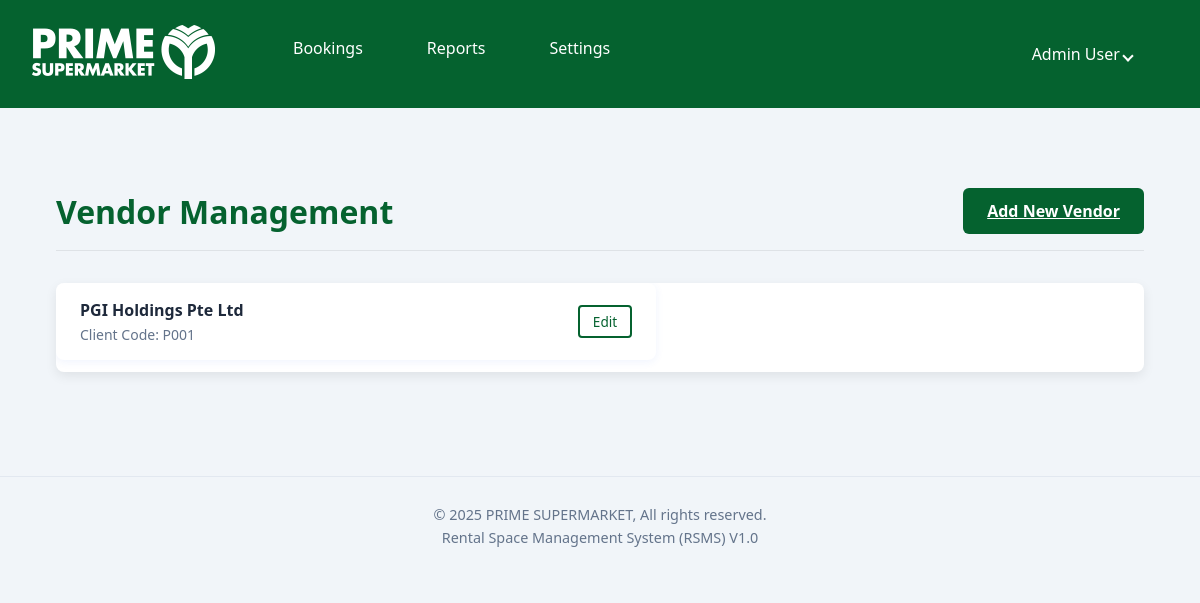
Screenshot of /settings/clients (signed in) with the database file from the repository.
### app.py (models this page shows, shortened)
class User(db.Model, UserMixin):
    id = db.Column(db.Integer, primary_key=True)
    full_name = db.Column(db.String(128), nullable=False)
    email = db.Column(db.String(128), unique=True, nullable=False)
    password_hash = db.Column(db.String(256), nullable=False)
    role = db.Column(db.String(20), nullable=False, default='user')
    locations = db.relationship(
        'Location', secondary=user_location_association, backref='users', lazy='subquery')

class Client(db.Model):
    id = db.Column(db.Integer, primary_key=True)
    name = db.Column(db.String(128), unique=True, nullable=False)
    code = db.Column(db.String(128), unique=True, nullable=False)
    bookings = db.relationship(
        'Booking', back_populates='client', lazy=True, cascade="all, delete-orphan")

### app.py (the view)
@app.route('/settings/clients')
@login_required
@admin_required
def list_clients():
    clients = Client.query.order_by(Client.name).all()
    return render_template('clients_list.html', clients=clients)

### app.py (called while the page is built)
@login_manager.user_loader
def load_user(user_id):
    return User.query.get(int(user_id))

def admin_required(f):
    @wraps(f)
    def decorated_function(*args, **kwargs):
        if not current_user.is_authenticated or current_user.role != 'admin':
            flash("You do not have permission to access this page.", "error")
            return redirect(url_for('dashboard'))
        return f(*args, **kwargs)
    return decorated_function

@app.before_request
def create_initial_admin():
    if not app.config.get('ADMIN_CREATED'):
        with app.app_context():
            if not User.query.filter_by(email='admin@example.com').first():
                print("Admin user not found. Creating one...")
                admin_user = User(
                    full_name='Admin User',
                    email='admin@example.com',
                    role='admin'
                )
                admin_user.set_password('changethispassword')
                all_locations = Location.query.all()
                admin_user.locations = all_locations
                db.session.add(admin_user)
                db.session.commit()
                print("Admin user created successfully.")
            else:
                print("Admin user already exists.")
        app.config['ADMIN_CREATED'] = True

### templates/clients_list.html (shortened to what this page needs)
{% extends "layout.html" %}
{% block content %}
<div class="management-container">
    <div class="header-with-action">
        <h1>Vendor Management</h1>
        <a href="{{ url_for('create_client') }}" class="button-primary">Add New Vendor</a>
    </div>
    <div class="management-card">
        <ul class="item-list">
            {% for client in clients %}
            <li class="item-list-row">
                <div class="item-details">
                    <span class="item-name">{{ client.name }}</span>
                    <span class="item-subtext">Client Code: {{ client.code }}</span>
                </div>
                <a href="{{ url_for('edit_client', client_id=client.id) }}"
                    class="button-secondary button-small">Edit</a>
            </li>
            {% else %}
            <li class="item-list-empty">
                <p>No vendor have been created yet.</p>
            </li>
            {% endfor %}
        </ul>
    </div>
</div>
{% endblock %}

### templates/layout.html (shortened to what this page needs)
<!doctype html>
<html lang="en">
<head>
    <link rel="stylesheet" href="{{ url_for('static', filename='style.css') }}">
</head>
<body>
    <nav class="navbar">
        <a href="{{ url_for('dashboard') }}" class="navbar-logo">
            <img src="{{ url_for('static', filename='images/logo.png') }}" alt="Your Company Logo">
        </a>
        <ul>
            {% if current_user.is_authenticated %}
            <li class="dropdown">
                <a href="javascript:void(0)" class="dropbtn">Bookings</a>
            </li>
            <li class="dropdown">
                <a href="javascript:void(0)" class="dropbtn">Reports</a>
            </li>
            {% endif %}
            {% if current_user.is_authenticated and current_user.role == 'admin' %}
            <li class="dropdown">
                <a href="javascript:void(0)" class="dropbtn">Settings</a>
            </li>
            {% endif %}
        </ul>
        {% if current_user.is_authenticated %}
        <div class="navbar-right">
            <div class="dropdown">
                <a href="javascript:void(0)" class="dropbtn user-menu">
                    {{ current_user.full_name }} <i class="arrow down"></i>
                </a>
            </div>
        </div>
        {% endif %}
    </nav>
    <main>
        {% block content %}{% endblock %}
    </main>
    <footer>
        <p>© 2025 PRIME SUPERMARKET, All rights reserved.</p>
        <p>Rental Space Management System (RSMS) V1.0</p>
    </footer>
</body>
</html>

### static/style.css (style rules this page uses)
body { background: #f4f6fa; color: #222; font-family: 'Segoe UI', Arial, sans-serif; margin: 0; padding: 0; }
nav { background: #05622f; padding: 16px 24px; margin-bottom: 32px; display: flex; align-items: center; }
nav a { color: #FFF; text-decoration: none; margin-right: 24px; font-weight: 500; transition: color 0.2s; }
h1, h2 { color: #05622f; }
ul { background: #fff; padding: 24px; border-radius: 8px; box-shadow: 0 2px 8px rgba(37, 99, 235, 0.07); max-width: 600px; margin: 24px 0; }
li { margin-bottom: 12px; color: #374151; }
.navbar ul { display: flex; list-style-type: none; margin: 0; padding: 0 16px; background: none; box-shadow: none; max-width: none; }
.navbar .dropdown { position: relative; position: relative; display: inline-block; }
.navbar .dropbtn { display: block; color: #FFF; text-decoration: none; padding: 5px 20px; font-weight: 500; transition: background-color 0.2s; cursor: pointer; white-space: nowrap; }
main { padding: 16px 24px 24px; }
footer { text-align: center; margin-top: 48px; padding: 24px 0; border-top: 1px solid #e2e8f0; color: #64748b; font-size: 0.9em; }
footer p { margin: 4px 0; }
.header-with-action { display: flex; justify-content: space-between; align-items: center; margin-bottom: 1rem; }
.management-card { background: #fff; padding: 24px; margin-bottom: 24px; border-radius: 8px; box-shadow: 0 2px 8px rgba(37, 99, 235, 0.07); }
.navbar ul { margin-left: 0; }
body { background-color: #f1f5f9; }
.button-primary { padding: 12px 24px; font-size: 1em; font-weight: 600; background-color: #05622f; color: white; border: none; border-radius: 6px; cursor: pointer; transition: background-color 0.2s; }
.management-container { max-width: 900px; margin: 2rem auto; }
.header-with-action { display: flex; justify-content: space-between; align-items: center; margin-bottom: 1.5rem; }
.header-with-action h1 { margin: 0; }
.management-card { background: #fff; border-radius: 12px; box-shadow: 0 4px 12px rgba(0, 0, 0, 0.05); overflow: hidden; }
.item-list { list-style: none; padding: 0; margin: 0; }
.item-list-row { display: flex; justify-content: space-between; align-items: center; padding: 1rem 1.5rem; border-bottom: 1px solid #e2e8f0; }
.item-list-row:last-child { border-bottom: none; }
.item-details { display: flex; flex-direction: column; }
.item-name { font-weight: 600; color: #1e293b; }
.item-subtext { color: #64748b; font-size: 0.875em; margin-top: 0.25rem; }
.button-secondary { background-color: transparent; color: #05622f; border: 2px solid #05622f; display: inline-block; padding: 0.75rem 1.5rem; border-radius: 4px; font-size: 1rem; font-weight: 500; text-align: center; cursor: pointer; transition: all 0.2s ease-in-out; text-decoration: none; }
.button-small { padding: 0.3rem 0.8rem !important; font-size: 0.85rem !important; }
.management-container { max-width: 1200px; margin: 2rem auto; padding: 0 2rem; }
.header-with-action { display: flex; justify-content: space-between; align-items: center; margin-bottom: 2rem; border-bottom: 1px solid #dee2e6; padding-bottom: 1rem; }
.management-card { background: white; padding: 0; border-radius: 8px; box-shadow: 0 4px 12px rgba(0, 0, 0, 0.08); overflow: hidden; }

### templates/layout.html (style rules this page uses)
.navbar ul { margin-left: 0; }
.navbar-right { margin-left: auto; }
.user-menu { display: flex; align-items: center; gap: 0.5rem; }
.arrow { border: solid white; border-width: 0 2px 2px 0; display: inline-block; padding: 3px; transform: rotate(45deg); }

### rows the page displays
User: full_name "Admin User"
Client: name "PGI Holdings Pte Ltd", code "P001"
